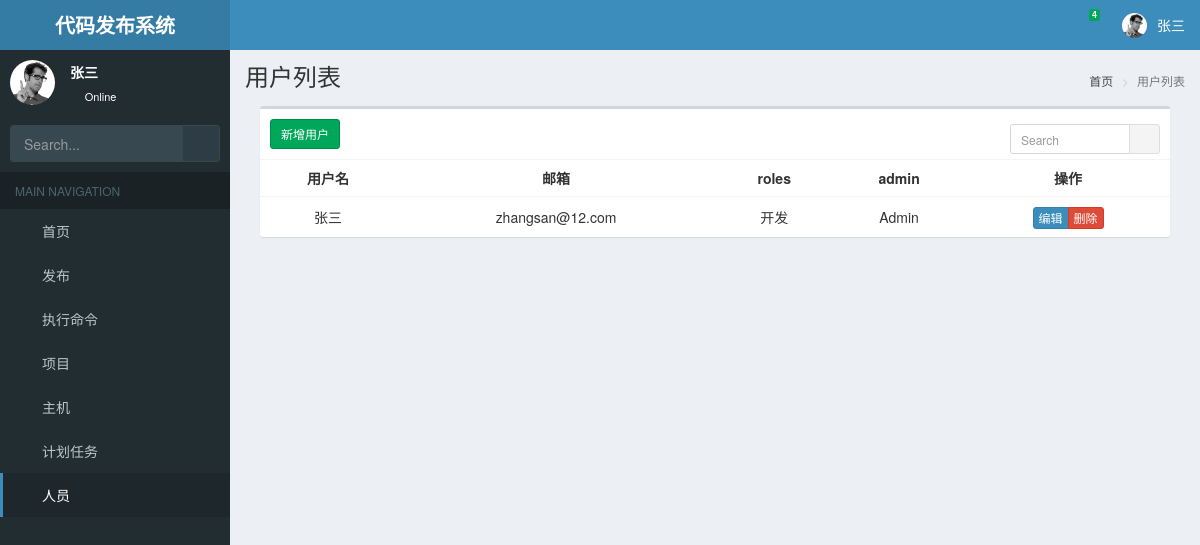
Page /userall/ (signed in) on the committed database.
### web/models.py (models this page shows, shortened)
class UserProfile(models.Model):
    name = models.CharField(verbose_name="用户名称", max_length=200)
    email = models.CharField(verbose_name="邮箱地址", max_length=200)
    password = models.CharField(verbose_name="密码", max_length=200)
    role = models.CharField(verbose_name='角色', choices=(("0", "开发"), ("1", "测试"), ("2", '运维')), default="0",
                            max_length=10)
    isAdmin = models.CharField(verbose_name='管理员', choices=(("0", "Admin"), ("1", "普通")), default="1",
                            max_length=10)
    create_time = models.DateTimeField("创建时间", auto_now_add=True)
    phone=models.CharField(verbose_name='手机号',blank=True,null=True,max_length=11)
    class Meta:
        ordering = ['-create_time']

### web/users.py (the view)
# urls.py: url(r'^userall/$', userall, name='userall'),
def userall(request):
    name=request.GET.get('table_search','')
    userall=UserProfile.objects.filter(name__contains=name)
    return TemplateResponse(request,'userall.html',{"page_title":"用户列表",'users':userall})

### utils/auth.py (called while the page is built)
    def process_request(self, request):
        if request.path_info.startswith('/admin/'):
            return
        if request.path_info in [reverse('login')]:
            return
        pk = request.session.get('user_id')
        user = models.UserProfile.objects.filter(pk=pk).first()
        if user:
            request.account = user
        else:
            return redirect(reverse('login'))

    def process_template_response(self,request,response):
        response.context_data.update({'user':request.account})
        return response

### templates/userall.html (shortened to what this page needs)
{% extends 'master/base.html' %}
{% block content %}
    <div class="col-xs-12">
        <div class="box">
            <div class="box-header">
                <div data-url="{% url 'createuser' %}" class="btn btn-sm btn-success add-btn">新增用户</div>
                <form class="box-tools">
                    <div class="input-group input-group-sm" style="width: 150px;">
                        <input type="text" name="table_search" class="form-control pull-right" placeholder="Search">
                        <div class="input-group-btn">
                            <button type="submit" class="btn btn-default"><i class="fa fa-search"></i></button>
                        </div>
                    </div>
                </form>
            </div>
            <div class="box-body table-responsive no-padding">
                <table class="table table-hover text-center">
                    <tr>
                        <th>用户名</th>
                        <th>邮箱</th>
                        <th>roles</th>
                        <th>admin</th>
                        <th>操作</th>
                    </tr>
                    {% for u in users %}
                        <tr>
                            <td>{{ u.name }}</td>
                            <td>{{ u.email }}</td>
                            <td>{{ u.get_role_display }}</td>
                            <td>{{ u.get_isAdmin_display }}</td>
                            <td>
                                <div class="btn-group">
                                    <a type="button" href="#" data-url="{% url 'edituser' u.pk %}"
                                       class="edit-btn btn btn-primary btn-xs">编辑</a>
                                    <a type="button" href="#" data-url="{% url 'deluser' u.pk %}"
                                       class="btn del-btn btn-danger btn-xs">删除</a>
                            </td>
                        </tr>
                    {% endfor %}
                </table>
            </div>
        </div>
    </div>
{% endblock %}

### templates/master/header.html (shortened to what this page needs)
{% load static %}
<header class="main-header">
  <a href="/" class="logo">
    <span class="logo-lg"><b>代码发布系统</b></span>
  </a>
  <nav class="navbar navbar-static-top">
    <a href="#" class="sidebar-toggle" data-toggle="push-menu" role="button">
    </a>
    <div class="navbar-custom-menu">
      <ul class="nav navbar-nav">
        <li class="dropdown messages-menu">
          <a href="#" class="dropdown-toggle" data-toggle="dropdown">
            <i class="fa fa-envelope-o"></i>
            <span class="label label-success">4</span>
          </a>
        </li>
        <li class="dropdown user user-menu">
          <a href="#" class="dropdown-toggle" data-toggle="dropdown">
              <img src="{% static 'AdminLTE/img/user2-160x160.jpg' %}" class="user-image" alt="User Image">
            <span class="hidden-xs">{{ user.name }}</span>
          </a>
        </li>
      </ul>
    </div>
  </nav>
</header>

### templates/master/sidebar.html (shortened to what this page needs)
{% load static %}
<aside class="main-sidebar">
    <section class="sidebar">
        <div class="user-panel">
            <div class="pull-left image">
                <img src="{% static 'AdminLTE/img/user2-160x160.jpg' %}" class="img-circle" alt="User Image">
            </div>
            <div class="pull-left info">
                <p>{{ user.name }}</p>
                <a href="#"><i class="fa fa-circle text-success"></i> Online</a>
            </div>
        </div>
        <form action="#" method="get" class="sidebar-form">
            <div class="input-group">
                <input disabled type="text" name="q" class="form-control" placeholder="Search...">
                <span class="input-group-btn">
              <button disabled type="submit" name="search" id="search-btn" class="btn btn-flat"><i
                      class="fa fa-search"></i>
              </button>
            </span>
            </div>
        </form>
        <ul class="sidebar-menu" data-widget="tree">
            <li class="header">MAIN NAVIGATION</li>
            <li id="dashboard"><a href="#"><i class="fa fa-dashboard"></i> <span>首页</span></a></li>
            <li id="menu_issue" class="treeview">
                <a href="#">
                    <i class="fa fa-server"></i> <span>发布</span>
                    <span class="pull-right-container">
              <i class="fa fa-angle-left pull-right"></i>
            </span>
                </a>
            </li>
            <li id="command"><a href="{% url 'commall' %}"><i class="fa fa-file-code-o"></i> <span>执行命令</span></a></li>
            <li id="project"><a href="{% url 'teamall' %}"><i class="fa fa-share-alt"></i> <span>项目</span></a></li>
            <li id="hosts"><a href="{% url 'hostall' %}"><i class="fa fa-server"></i> <span>主机</span></a></li>
            <li id="crons"><a href="{% url 'cronall' %}"><i class="fa fa-safari"></i> <span>计划任务</span></a></li>
            {% if user.isAdmin == "0" %}
                <li id="users"><a href="{% url 'userall' %}"><i class="fa fa-user"></i> <span>人员</span></a></li>
            {% endif %}
        </ul>
    </section>
</aside>

### rows in the picture
UserProfile: name "张三", email "zhangsan@12.com", role "开发", isAdmin "Admin"

### other values in the picture
{{ page_title }} "用户列表"
